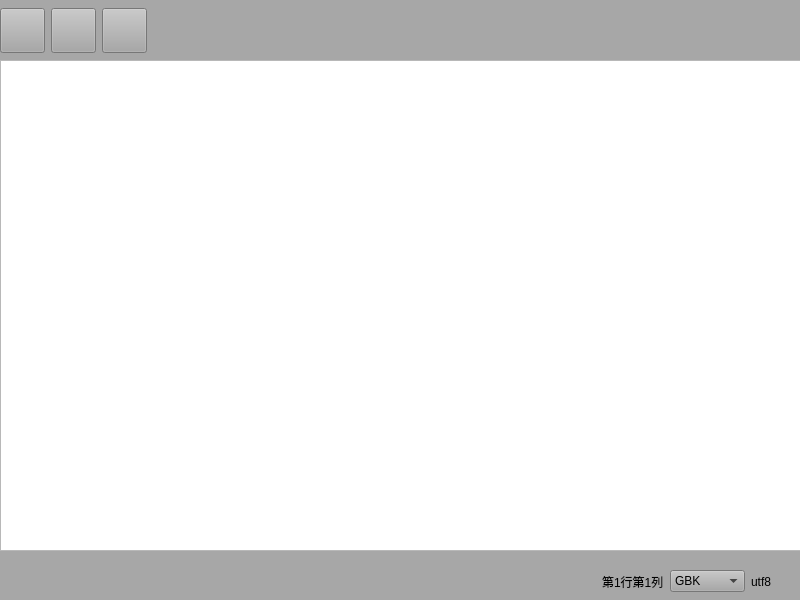
<?xml version="1.0" encoding="UTF-8"?>
<ui version="4.0">
 <class>Widget</class>
 <widget class="QWidget" name="Widget">
  <property name="geometry">
   <rect>
    <x>0</x>
    <y>0</y>
    <width>800</width>
    <height>600</height>
   </rect>
  </property>
  <property name="windowTitle">
   <string>老六记事本</string>
  </property>
  <property name="windowIcon">
   <iconset resource="res.qrc">
    <normaloff>:/icon/note.png</normaloff>:/icon/note.png</iconset>
  </property>
  <widget class="QWidget" name="layoutWidget">
   <property name="geometry">
    <rect>
     <x>0</x>
     <y>0</y>
     <width>801</width>
     <height>601</height>
    </rect>
   </property>
   <layout class="QVBoxLayout" name="verticalLayout">
    <property name="spacing">
     <number>0</number>
    </property>
    <item>
     <widget class="QWidget" name="widgetButtons" native="true">
      <property name="minimumSize">
       <size>
        <width>0</width>
        <height>60</height>
       </size>
      </property>
      <property name="styleSheet">
       <string notr="true">background-color: rgb(167, 167, 167);</string>
      </property>
      <widget class="QWidget" name="layoutWidget">
       <property name="geometry">
        <rect>
         <x>0</x>
         <y>0</y>
         <width>801</width>
         <height>61</height>
        </rect>
       </property>
       <layout class="QHBoxLayout" name="hILayoutButtons">
        <item>
         <widget class="QPushButton" name="btnOpen">
          <property name="minimumSize">
           <size>
            <width>45</width>
            <height>45</height>
           </size>
          </property>
          <property name="styleSheet">
           <string notr="true">QPushButton { border-image: url(:/icon/o1.png); }

QPushButton:hover { border-image: url(:/icon/o2.png); }
QPushButton:pressed { border-image: url(:/icon/o3.png); }</string>
          </property>
          <property name="text">
           <string/>
          </property>
         </widget>
        </item>
        <item>
         <widget class="QPushButton" name="btnSave">
          <property name="minimumSize">
           <size>
            <width>45</width>
            <height>45</height>
           </size>
          </property>
          <property name="styleSheet">
           <string notr="true">QPushButton { border-image: url(:/icon/s1.png); }

QPushButton:hover { border-image: url(:/icon/s2.png); }
QPushButton:pressed { border-image: url(:/icon/s3.png); }</string>
          </property>
          <property name="text">
           <string/>
          </property>
         </widget>
        </item>
        <item>
         <widget class="QPushButton" name="btnClose">
          <property name="minimumSize">
           <size>
            <width>45</width>
            <height>45</height>
           </size>
          </property>
          <property name="styleSheet">
           <string notr="true">QPushButton { border-image: url(:/icon/c1.png); }

QPushButton:hover { border-image: url(:/icon/c2.png); }
QPushButton:pressed { border-image: url(:/icon/c3.png); }</string>
          </property>
          <property name="text">
           <string/>
          </property>
         </widget>
        </item>
        <item>
         <spacer name="horizontalSpacer">
          <property name="orientation">
           <enum>Qt::Horizontal</enum>
          </property>
          <property name="sizeHint" stdset="0">
           <size>
            <width>40</width>
            <height>20</height>
           </size>
          </property>
         </spacer>
        </item>
       </layout>
       <zorder>btnOpen</zorder>
       <zorder>btnSave</zorder>
       <zorder>btnClose</zorder>
       <zorder>horizontalSpacer</zorder>
      </widget>
     </widget>
    </item>
    <item>
     <widget class="QTextEdit" name="textEdit"/>
    </item>
    <item>
     <widget class="QWidget" name="widgetBottom" native="true">
      <property name="minimumSize">
       <size>
        <width>0</width>
        <height>50</height>
       </size>
      </property>
      <property name="styleSheet">
       <string notr="true">background-color: rgb(167, 167, 167);</string>
      </property>
      <widget class="QWidget" name="layoutWidget">
       <property name="geometry">
        <rect>
         <x>0</x>
         <y>0</y>
         <width>791</width>
         <height>61</height>
        </rect>
       </property>
       <layout class="QHBoxLayout" name="horizontalLayout">
        <item>
         <spacer name="horizontalSpacer_2">
          <property name="orientation">
           <enum>Qt::Horizontal</enum>
          </property>
          <property name="sizeHint" stdset="0">
           <size>
            <width>40</width>
            <height>20</height>
           </size>
          </property>
         </spacer>
        </item>
        <item>
         <widget class="QLabel" name="labelCode">
          <property name="text">
           <string>第1行第1列</string>
          </property>
         </widget>
        </item>
        <item>
         <widget class="QComboBox" name="comboBox">
          <item>
           <property name="text">
            <string>GBK</string>
           </property>
          </item>
          <item>
           <property name="text">
            <string>ANSI</string>
           </property>
          </item>
          <item>
           <property name="text">
            <string>UTF-16</string>
           </property>
          </item>
          <item>
           <property name="text">
            <string>UTF-8</string>
           </property>
          </item>
          <item>
           <property name="text">
            <string>BG2312</string>
           </property>
          </item>
         </widget>
        </item>
        <item>
         <widget class="QLabel" name="labelPossion">
          <property name="minimumSize">
           <size>
            <width>0</width>
            <height>50</height>
           </size>
          </property>
          <property name="text">
           <string>utf8</string>
          </property>
         </widget>
        </item>
        <item>
         <spacer name="horizontalSpacer_3">
          <property name="orientation">
           <enum>Qt::Horizontal</enum>
          </property>
          <property name="sizeType">
           <enum>QSizePolicy::Fixed</enum>
          </property>
          <property name="sizeHint" stdset="0">
           <size>
            <width>20</width>
            <height>40</height>
           </size>
          </property>
         </spacer>
        </item>
       </layout>
      </widget>
     </widget>
    </item>
   </layout>
  </widget>
 </widget>
 <resources>
  <include location="res.qrc"/>
 </resources>
 <connections/>
</ui>
